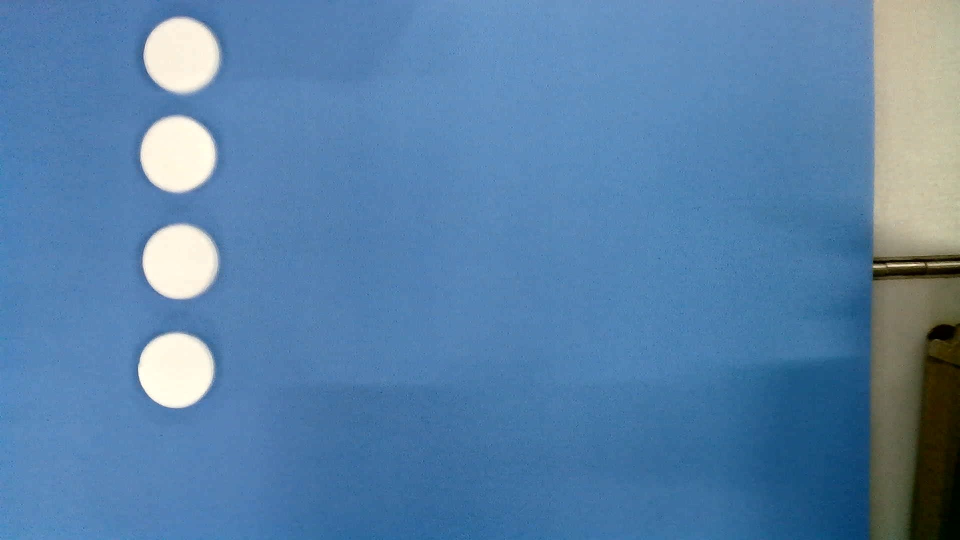
#> input picture test/photos/WIN_20250325_22_22_38_Pro.jpg, 1920 x 1080 px, given in place of the camera (shown at 1/2 size)
$ python find_ground_pro.py
#> lines starting #> are read from the running program, lines starting #| are printed output that depends on the picture; after the words box and inside, x2 and y2 are one past the last pixel; in counts of white or black regions, pixels touching at a corner belong together
#> further down, frame is the input picture: shape (1080, 1920, 3); mean B, G, R 168.2, 129, 88.3
import cv2
import numpy as np

def split_quadrilateral_into_grid(vertices):
    """
    将四边形分割成九宫格，并计算每个格子的中心坐标。

    参数:
        vertices: 四边形的四个顶点，形状为 (4, 2) 的 NumPy 数组，顺序为：左上、右上、右下、左下。

    返回:
        grid_centers: 九宫格每个格子的中心坐标，形状为 (3, 3, 2) 的 NumPy 数组。
    """
    # 确保顶点顺序正确（左上、右上、右下、左下）
    tl, tr, br, bl = vertices  # top-left, top-right, bottom-right, bottom-left

    # 初始化九宫格中心坐标
    grid_centers = np.zeros((3, 3, 2), dtype=np.int32)

    # 遍历九宫格的每个格子
    for i in range(3):
        for j in range(3):
            # 计算水平和垂直方向上的插值比例
            u = (j + 0.5) / 3  # 水平方向比例
            v = (i + 0.5) / 3  # 垂直方向比例

            # 计算上边和下边的插值点
            top = tl + (tr - tl) * u  # 上边点
            bottom = bl + (br - bl) * u  # 下边点

            # 计算当前格子的中心点
            center = top + (bottom - top) * v
            grid_centers[i][j] = center

    return grid_centers
def findground(image):
    # 调整图像大小
    # image = cv2.resize(image, (720, 480))

    # 转为灰度图像
    gray_image = cv2.cvtColor(image, cv2.COLOR_BGR2GRAY)
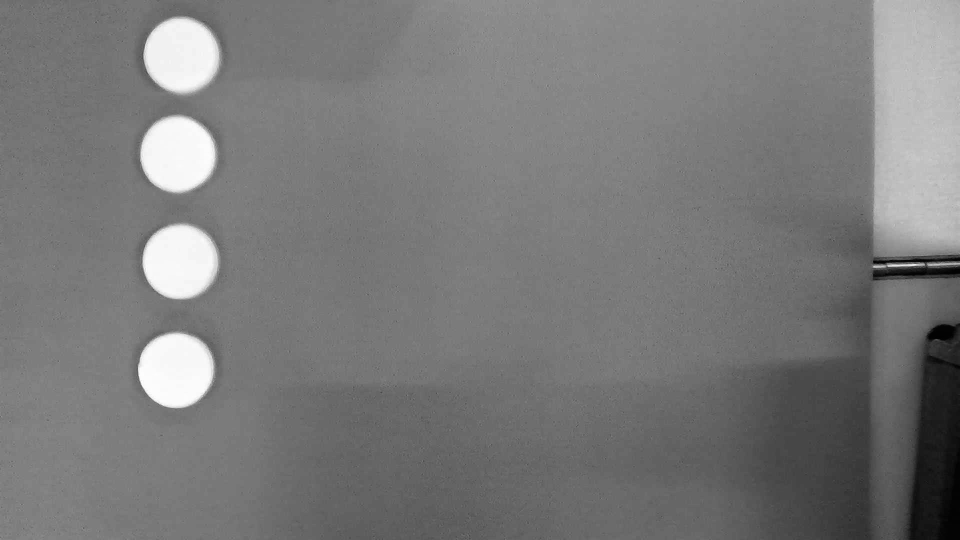
#> gray_image: shape (1080, 1920) (shown at 1/2 size); min 0, max 255, mean 121.2

    # 二值化
    _, binary_image = cv2.threshold(gray_image, 127, 255, cv2.THRESH_BINARY)
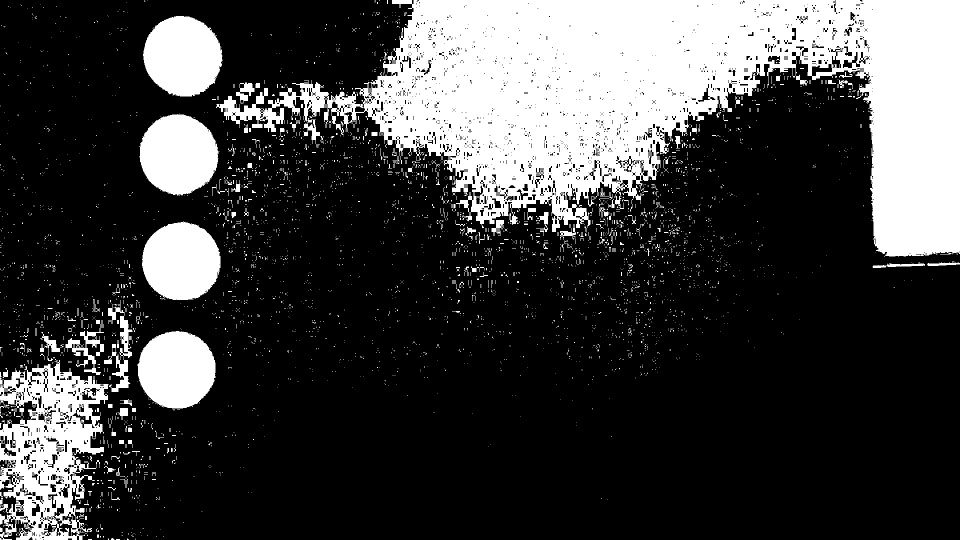
#> binary_image: shape (1080, 1920) (shown at 1/2 size); 25.1% white; 3876 white regions (3674 under 20 px), largest, box (x1, y1, x2, y2) and area: (432, 0, 1920, 513) 367930, (0, 720, 218, 1080) 42544, (279, 228, 438, 391) 19659

    # 膨胀操作
    kernel = np.ones((10, 10), np.uint8)
    dilated_image = cv2.dilate(binary_image, kernel, iterations=1)
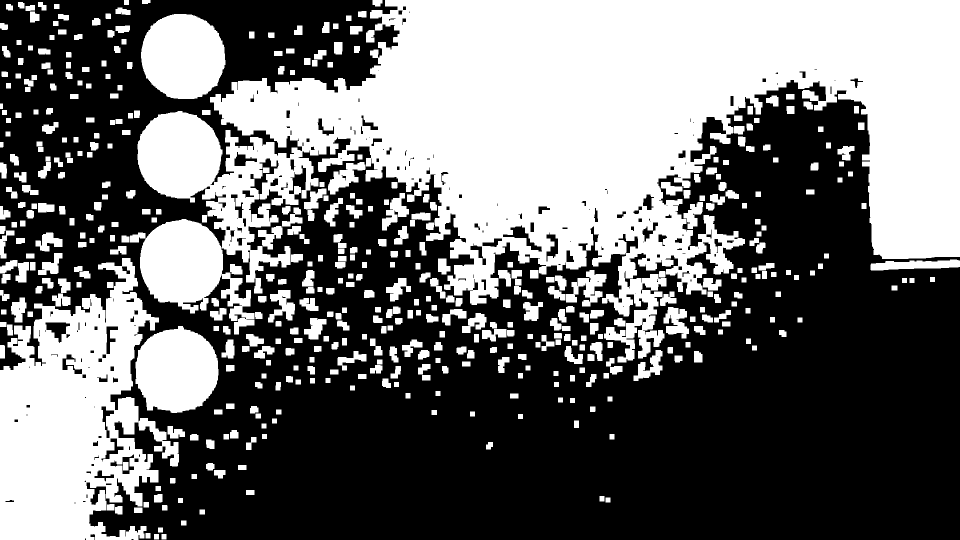
#> dilated_image: shape (1080, 1920) (shown at 1/2 size); 43.1% white; 491 white regions

    # 查找轮廓
    contours, _ = cv2.findContours(dilated_image, cv2.RETR_EXTERNAL, cv2.CHAIN_APPROX_SIMPLE)
#> contours = 490 contours; largest, box (x1, y1, x2, y2) and area: (275, 0, 1920, 725) 581920, (0, 516, 358, 1080) 122077, (260, 438, 509, 669) 26510, (282, 28, 451, 198) 22482, (271, 652, 437, 826) 22112

    # 获取最大轮廓（假设只有一个正方形）
    square_contour = max(contours, key=cv2.contourArea)
#> square_contour = contour of 2922 points, box (x1, y1, x2, y2) (275, 0, 1920, 725), area 581920

    if square_contour is not None:

        epsilon = 0.02 * cv2.arcLength(square_contour, True)  # 近似精度
#> epsilon = 311.8
        approx = cv2.approxPolyDP(square_contour, epsilon, True)
#> approx = [[275, 288], [1252, 724], [1581, 159], [1919, 513], [1919, 0]]

        min_length = float('inf')

    # 遍历近似多边形的所有边
        for i in range(len(approx)):
            # 获取当前顶点和下一个顶点（如果是最后一个顶点，则下一个顶点为第一个顶点）
            current_point = approx[i][0]
            next_point = approx[(i + 1) % len(approx)][0]

            # 计算两点之间的距离（边的长度）
            length = np.sqrt((current_point[0] - next_point[0]) ** 2 + (current_point[1] - next_point[1]) ** 2)

            # 更新最短边长度
            if length < min_length:
                min_length = length
#> this loop made 5 passes
#> (current_point, next_point, length, min_length) on passes 1 to 3: ([275, 288], [1252, 724], 1069.9, 1069.9), ([1252, 724], [1581, 159], 653.8, 653.8), ([1581, 159], [1919, 513], 489.4, 489.4)
#> (current_point, next_point, length) on passes 4 to 5: ([1919, 513], [1919, 0], 513), ([1919, 0], [275, 288], 1669)
#> after the loop, min_length = 489.4
        BOARD_SIZE = min_length
#> BOARD_SIZE = 489.4
        GRID_SIZE = int(BOARD_SIZE // 3)
#> GRID_SIZE = 163
        # 确保轮廓是四边形
        if len(approx) == 4:
            # 将顶点坐标转换为整数
            vertices = np.intp(approx)
            grid_centers = split_quadrilateral_into_grid(vertices)
            #print(grid_centers)
            # 方法 1：使用 cv2.drawContours() 绘制轮廓
            cv2.drawContours(image, [vertices], -1, (0, 255, 0), 3)

            # 方法 2：使用 cv2.polylines() 绘制轮廓
            # cv2.polylines(image, [vertices], isClosed=True, color=(0, 255, 0), thickness=3)

            # 在图像上标出四个顶点
            for i, vertex in enumerate(vertices):
                x, y = vertex.ravel()
                cv2.circle(image, (x, y), 5, (0, 0, 255), -1)  # 画点
                cv2.putText(image, f"P{i+1}", (x, y), cv2.FONT_HERSHEY_SIMPLEX, 0.8, (255, 0, 0), 2)

            for i in range(3):
                for j in range(3):
                    x, y = grid_centers[i, j]
                    cv2.circle(image, (x, y), 5, (0, 255, 0), -1)  # 画点
                    cv2.putText(image, f"({i},{j})", (x, y), cv2.FONT_HERSHEY_SIMPLEX, 0.8, ())
            # 显示结果

            # 显示结果
            cv2.imshow('Contour with 4 Vertices', image)
            # [4 lines of commented-out code are left out]

        return {
            "grid_centers": grid_centers,
            "BOARD_SIZE": BOARD_SIZE,
            "GRID_SIZE": GRID_SIZE
        }
    return None


'''
if __name__ == "__main__":
    # 可动参数
    img_path = "D:\\AK48\\Documents\\yy_brold.jpg"
    img = cv2.imread(img_path)
    a = findground(img)

    print(f"棋盘大小: {a['BOARD_SIZE']}")
    print(f"格子大小: {a['GRID_SIZE']}")
    cv2.waitKey(0)
    cv2.destroyAllWindows()
    print(a)
'''
if __name__ == "__main__":
    cap = cv2.VideoCapture(0)

    # 检查摄像头是否成功打开
    if not cap.isOpened():
        print("无法打开摄像头")
        exit()

    while True:
        ret, frame = cap.read()
            # 检查是否成功读取帧

        if not ret:
            print("无法获取帧，退出...")
            break

        try:
                #result1 = find_blackchess.findblack(frame[rows_range, cols_range])
                #result2 = find_whitechess.findwhite(frame)
                findground(frame)
                # print(result2)
                # print(result1)
        except Exception as e:
                    # 捕获异常并打印错误信息
                    print(f"发生错误: {e}")
                    # 继续循环
                    continue

        if cv2.waitKey(1) & 0xFF == ord('q'):

            break


    # 释放摄像头并关闭所有窗口
    cap.release()
    cv2.destroyAllWindows()
